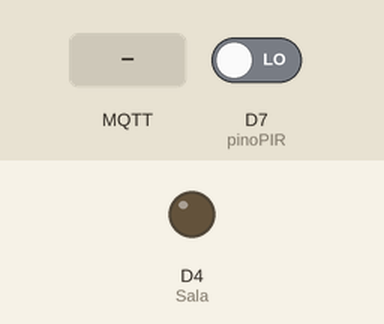
Bench run of a sketch on a simulated ESP8266 (Wemos D1 mini). On the bench: output pins drawn as LEDs (lit = HIGH). The inputs (shaded band) are chosen by the test bench; at power-on: D7 (pinoPIR) LOW. WiFi joins after 1.5 s; servers stay silent unless stated; random numbers use the default seed unless the sketch sets one; no MQTT or app messages arrive unless stated; what the sketch prints to the serial monitor is not drawn.

Above: at 2.7 s.
2.8 s: MQTT message "S" arrives on the first subscribed topic
At 4.1 s:
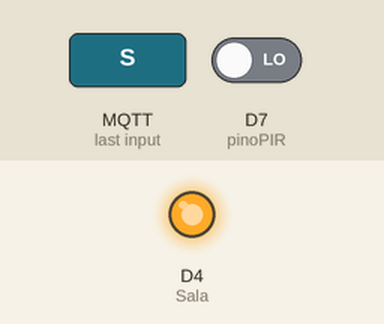
11.5 s: MQTT message "s" arrives on the first subscribed topic
At 11.9 s:
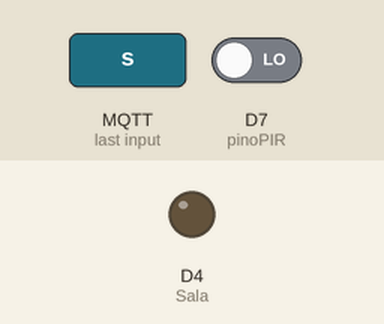
Timing chart, 0 to 14.5 s (numbered marks = the images above; inputs shaded):
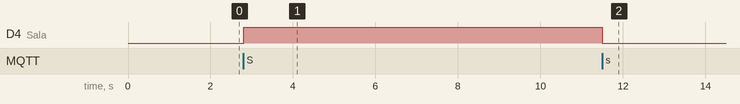

Measured:
- after the input at 2.8 s, D4 (Sala): LOW → HIGH at once
- after the input at 11.5 s, D4 (Sala): HIGH → LOW at once

The sketch:

MQTT_FINAL.ino
```cpp
#include <ESP8266WiFi.h>
#include <PubSubClient.h>

const char* ssid = "dlink-95D9";    //NOME DA REDE
const char* password = "yrilo63014";    //SENHA DA REDE
const char* mqtt_server = "broker.mqtt-dashboard.com";    //ENDEREÇO DO BROKER MQTT

WiFiClient espClient;
PubSubClient client(espClient);

unsigned long lastMsg = 0;
const long interval = 10000;

#define MSG_BUFFER_SIZE	(50)
char msg[MSG_BUFFER_SIZE];
int value = 0;

char Sala;
char Quarto;

const int pinoPIR = D7;

void setup_wifi() {

  delay(10);
  Serial.println();
  Serial.print("Connecting to ");
  Serial.println(ssid);

  WiFi.mode(WIFI_STA);
  WiFi.begin(ssid, password);

  while (WiFi.status() != WL_CONNECTED) {
    delay(500);
    Serial.print(".");
  }

  randomSeed(micros());

  Serial.println("");
  Serial.println("WiFi connected");
  Serial.println("IP address: ");
  Serial.println(WiFi.localIP());
}

////////////////////////////////////////////////////////////////////////////////////////////////////////////////////


void callback(char* topic, byte* payload, unsigned int length) {
  Serial.print("Message arrived [");
  Serial.print(topic);
  Serial.print("] ");
  for (int i = 0; i < length; i++) {
    Serial.print((char)payload[i]);
  }

  //Serial.println();
  Serial.println("");
  if ((char)payload[0] == 'S') {
    digitalWrite(Sala, HIGH);
    snprintf (msg, MSG_BUFFER_SIZE, "A luz da sala está ligada");
    Serial.print("Publica mensagem: ");
    Serial.println(msg);
    client.publish("casa/sala", msg);
  }
  Serial.println("");
  if ((char)payload[0] == 's') {
    digitalWrite(Sala, LOW);
    snprintf (msg, MSG_BUFFER_SIZE, "A luz da sala está desligada");
    Serial.print("Publica mensagem: ");
    Serial.println(msg);
    client.publish("casa/sala", msg);
  }
  Serial.println("");
  if ((char)payload[0] == 'Q') {
    digitalWrite(Quarto, HIGH);
    snprintf (msg, MSG_BUFFER_SIZE, "A luz do quarto está ligada");
    Serial.print("Publica mensagem: ");
    Serial.println(msg);
    client.publish("casa/quarto", msg);
  }
   Serial.println("");
   if ((char)payload[0] == 'q') {
    digitalWrite(Quarto, LOW);
    snprintf (msg, MSG_BUFFER_SIZE, "A luz do quarto está desligada");
    Serial.print("Publica mensagem: ");
    Serial.println(msg);
    client.publish("casa/quarto", msg);
  }
    Serial.println("");
  if ((char)payload[0] == 'T') {
    digitalWrite(LED_BUILTIN, HIGH);
    snprintf (msg, MSG_BUFFER_SIZE, "O LED de teste está ligado");
    Serial.print("Publica mensagem: ");
    Serial.println(msg);
    client.publish("casa/teste", msg);
  }
   Serial.println("");
   if ((char)payload[0] == 't') {
    digitalWrite(LED_BUILTIN, LOW);
    snprintf (msg, MSG_BUFFER_SIZE, "O LED de teste está desligado");
    Serial.print("Publica mensagem: ");
    Serial.println(msg);
    client.publish("casa/teste", msg);
}
}
///////////////////////////////////////////////////////////////////////////////////////////

void reconnect() {

  while (!client.connected()) {       // LOOP PARA RECONECTAR
    Serial.print("Attempting MQTT connection...");
    String clientId = "ESP8266Client-";   //CRIA UM CLIENT ID ALEATÓRIO
    clientId += String(random(0xffff), HEX);
    if (client.connect(clientId.c_str())) {   //TENTATIVA DE CONEXÃO
      Serial.println("connected");
      client.subscribe("inTopicW1");    //SUBSCRIBER MQTT
    } else {
      Serial.print("failed, rc=");
      Serial.print(client.state());
      Serial.println(" try again in 5 seconds");
      delay(5000);    //AGUARDA 5S PARA TENTAR NOVAMENTE
    }
  }
}

////////////////////////////////////////////////////////////////////////////////////////////////////////////////////////

void setup() {

  Sala = 2;  //PINAGEM
  Quarto = 13;

  pinMode(Sala, OUTPUT);  //MODO DE PINAGEM
  pinMode(Quarto, OUTPUT);
  pinMode(pinoPIR, INPUT);

  Serial.begin(115200); //PORTA SERIAL WEMOS D1
  setup_wifi();
  client.setServer(mqtt_server, 1883); //BROKER E PORTA MQTT
  client.setCallback(callback); //FUNÇÃO DE CALLBACK
}

/////////////////////////////////////////////////////////////////////////////////////////////////////////////////////////

void loop() {

  if (!client.connected()) { //RECONEXÃO
    reconnect();
  }
  client.loop();

  unsigned long now = millis();

if (now - lastMsg >= interval) { //INTERVALO ENTRE AS LEITURAS DO SENSOR DE PRESENÇA
lastMsg = now;

 if(digitalRead(pinoPIR) == HIGH){ //SE A LEITURA DO PINO FOR IGUAL A HIGH, FAZ
    //digitalWrite(LED_BUILTIN, LOW); //ACENDE O LED
    snprintf (msg, MSG_BUFFER_SIZE, "Sensor de presença ativado", value);
    Serial.print("Publish message: ");
    Serial.println(msg);
    client.publish("casa/sensor", msg); //PUBLICA A MENSAGEM PARA ACENDER A LAMPADA
 }
 else{ //SENÃO, FAZ
  //digitalWrite(LED_BUILTIN, HIGH); //APAGA O LED
  snprintf (msg, MSG_BUFFER_SIZE, "Sensor de presença desativado", value);
  Serial.print("Publish message: ");
  Serial.println(msg);
  client.publish("casa/sensor", msg); //PUBLICA A MENSAGEM PARA APAGAR A LAMPADA
 }

}
}


/*

const int pinoPIR = 8; //PINO DIGITAL UTILIZADO PELO SENSOR
const int pinoLED = 12; //PINO DIGITAL UTILIZADO PELO LED

void setup(){
  pinMode(LED_BUILTIN, OUTPUT); //DEFINE O PINO COMO SAÍDA
  pinMode(pinoPIR, INPUT); //DEFINE O PINO COMO ENTRADA
}
void loop(){
 if(digitalRead(pinoPIR) == HIGH){ //SE A LEITURA DO PINO FOR IGUAL A HIGH, FAZ
    digitalWrite(LED_BUILTIN, HIGH); //ACENDE O LED
 }else{ //SENÃO, FAZ
  digitalWrite(LED_BUILTIN, LOW); //APAGA O LED
 }
}

*/

/*
 *
const int trigPin = 12;
const int echoPin = 14;

//define sound velocity in cm/uS
#define SOUND_VELOCITY 0.034
#define CM_TO_INCH 0.393701

long duration;
float distanceCm;
float distanceInch;

void setup() {
  Serial.begin(115200); // Starts the serial communication
  pinMode(trigPin, OUTPUT); // Sets the trigPin as an Output
  pinMode(echoPin, INPUT); // Sets the echoPin as an Input
}

void loop() {
  // Clears the trigPin
  digitalWrite(trigPin, LOW);
  delayMicroseconds(2);
  // Sets the trigPin on HIGH state for 10 micro seconds
  digitalWrite(trigPin, HIGH);
  delayMicroseconds(10);
  digitalWrite(trigPin, LOW);

  // Reads the echoPin, returns the sound wave travel time in microseconds
  duration = pulseIn(echoPin, HIGH);

  // Calculate the distance
  distanceCm = duration * SOUND_VELOCITY/2;

  // Convert to inches
  distanceInch = distanceCm * CM_TO_INCH;

  // Prints the distance on the Serial Monitor
  Serial.print("Distance (cm): ");
  Serial.println(distanceCm);
  Serial.print("Distance (inch): ");
  Serial.println(distanceInch);

  delay(1000);
}

*/
```
